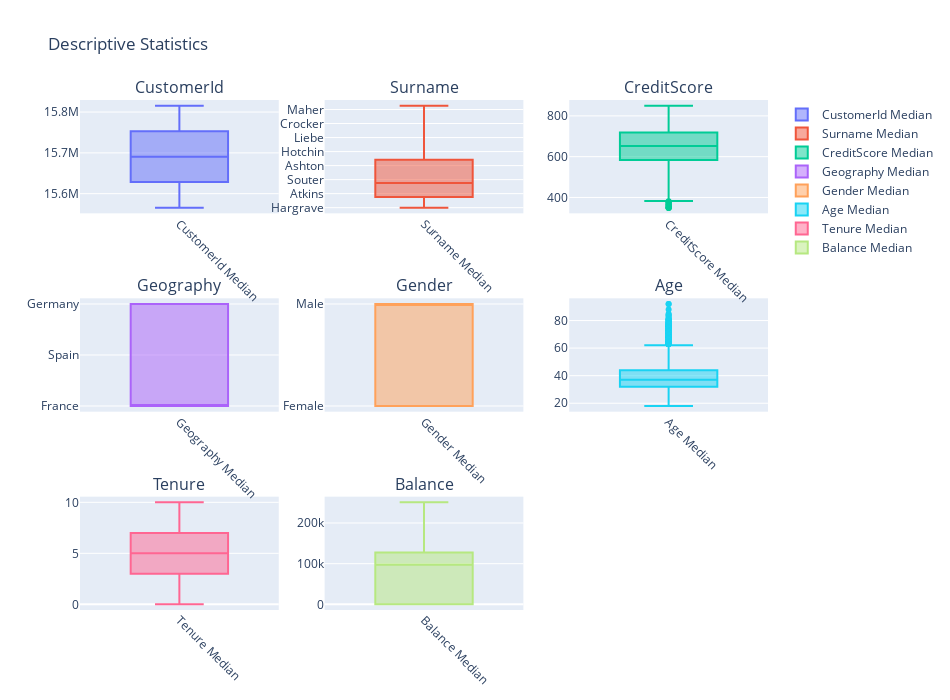

The cell this chart's notebook holds for it:
### Code cell
columns = list(df.columns)[1:9]

fig = make_subplots(rows=3, cols=3, subplot_titles=[f'{column}' for column in columns])

for i, column in enumerate(columns):
    row, col = divmod(i, 3)  # Calculate the row and column index

    box_plot = go.Box(y=df[column], name=f'{column} Median')
    
    
    
    fig.add_trace(box_plot, row=row + 1, col=col + 1)

fig.update_layout(height=700, width=950, title_text="Descriptive Statistics")
fig.update_xaxes(tickangle=45)  # Rotate x-axis labels

fig.show()

### Figure 1 — Plotly figure (JSON) as saved in the notebook; plotly's stock layout.template omitted (floating-point values rounded to 4 significant figures; data arrays with more than 128 entries replaced by an {"elided": "..."} marker saying what was removed)
{"data": [{"name": "CustomerId Median", "type": "box", "xaxis": "x", "y": {"elided": "10000 int values"}, "yaxis": "y"}, {"name": "Surname Median", "type": "box", "xaxis": "x2", "y": {"elided": "10000 str values"}, "yaxis": "y2"}, {"name": "CreditScore Median", "type": "box", "xaxis": "x3", "y": {"elided": "10000 int values"}, "yaxis": "y3"}, {"name": "Geography Median", "type": "box", "xaxis": "x4", "y": {"elided": "10000 str values"}, "yaxis": "y4"}, {"name": "Gender Median", "type": "box", "xaxis": "x5", "y": {"elided": "10000 str values"}, "yaxis": "y5"}, {"name": "Age Median", "type": "box", "xaxis": "x6", "y": {"elided": "10000 int values"}, "yaxis": "y6"}, {"name": "Tenure Median", "type": "box", "xaxis": "x7", "y": {"elided": "10000 int values"}, "yaxis": "y7"}, {"name": "Balance Median", "type": "box", "xaxis": "x8", "y": {"elided": "10000 float values"}, "yaxis": "y8"}], "layout": {"annotations": [{"font": {"size": 16}, "showarrow": false, "text": "CustomerId", "x": 0.1444, "xanchor": "center", "xref": "paper", "y": 1, "yanchor": "bottom", "yref": "paper"}, {"font": {"size": 16}, "showarrow": false, "text": "Surname", "x": 0.5, "xanchor": "center", "xref": "paper", "y": 1, "yanchor": "bottom", "yref": "paper"}, {"font": {"size": 16}, "showarrow": false, "text": "CreditScore", "x": 0.8556, "xanchor": "center", "xref": "paper", "y": 1, "yanchor": "bottom", "yref": "paper"}, {"font": {"size": 16}, "showarrow": false, "text": "Geography", "x": 0.1444, "xanchor": "center", "xref": "paper", "y": 0.6111, "yanchor": "bottom", "yref": "paper"}, {"font": {"size": 16}, "showarrow": false, "text": "Gender", "x": 0.5, "xanchor": "center", "xref": "paper", "y": 0.6111, "yanchor": "bottom", "yref": "paper"}, {"font": {"size": 16}, "showarrow": false, "text": "Age", "x": 0.8556, "xanchor": "center", "xref": "paper", "y": 0.6111, "yanchor": "bottom", "yref": "paper"}, {"font": {"size": 16}, "showarrow": false, "text": "Tenure", "x": 0.1444, "xanchor": "center", "xref": "paper", "y": 0.2222, "yanchor": "bottom", "yref": "paper"}, {"font": {"size": 16}, "showarrow": false, "text": "Balance", "x": 0.5, "xanchor": "center", "xref": "paper", "y": 0.2222, "yanchor": "bottom", "yref": "paper"}], "height": 700, "title": {"text": "Descriptive Statistics"}, "width": 950, "xaxis": {"anchor": "y", "domain": [0, 0.2889], "tickangle": 45}, "xaxis2": {"anchor": "y2", "domain": [0.3556, 0.6444], "tickangle": 45}, "xaxis3": {"anchor": "y3", "domain": [0.7111, 1], "tickangle": 45}, "xaxis4": {"anchor": "y4", "domain": [0, 0.2889], "tickangle": 45}, "xaxis5": {"anchor": "y5", "domain": [0.3556, 0.6444], "tickangle": 45}, "xaxis6": {"anchor": "y6", "domain": [0.7111, 1], "tickangle": 45}, "xaxis7": {"anchor": "y7", "domain": [0, 0.2889], "tickangle": 45}, "xaxis8": {"anchor": "y8", "domain": [0.3556, 0.6444], "tickangle": 45}, "xaxis9": {"anchor": "y9", "domain": [0.7111, 1], "tickangle": 45}, "yaxis": {"anchor": "x", "domain": [0.7778, 1]}, "yaxis2": {"anchor": "x2", "domain": [0.7778, 1]}, "yaxis3": {"anchor": "x3", "domain": [0.7778, 1]}, "yaxis4": {"anchor": "x4", "domain": [0.3889, 0.6111]}, "yaxis5": {"anchor": "x5", "domain": [0.3889, 0.6111]}, "yaxis6": {"anchor": "x6", "domain": [0.3889, 0.6111]}, "yaxis7": {"anchor": "x7", "domain": [0, 0.2222]}, "yaxis8": {"anchor": "x8", "domain": [0, 0.2222]}, "yaxis9": {"anchor": "x9", "domain": [0, 0.2222]}}}
